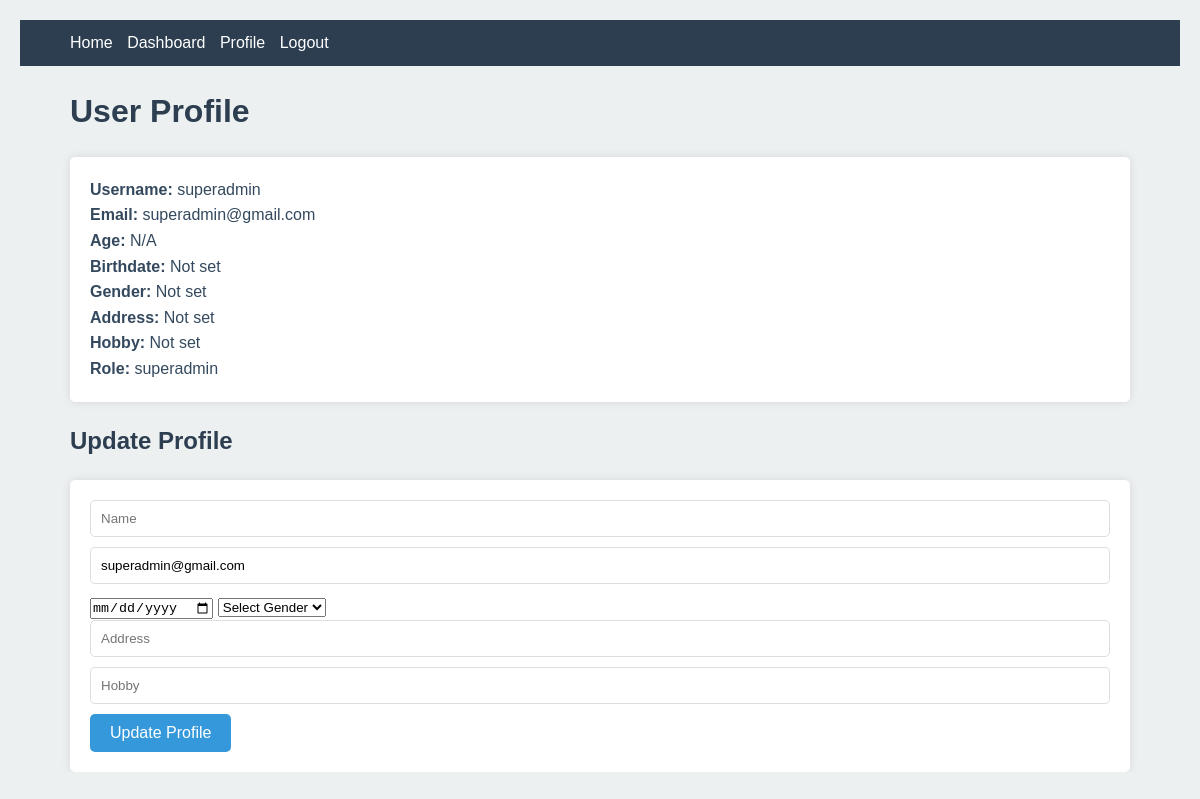
Page /user-profile.php (signed in) on the committed database.
### tables this page shows
CREATE TABLE `users` (
  `id` int(11) NOT NULL,
  `username` varchar(50) NOT NULL,
  `email` varchar(100) NOT NULL,
  `password` varchar(255) NOT NULL,
  `name` varchar(100) DEFAULT NULL,
  `role` enum('user','admin','student','instructor','superadmin') DEFAULT NULL,
  `birthdate` date DEFAULT NULL,
  `gender` varchar(10) DEFAULT NULL,
  `address` text DEFAULT NULL,
  `hobby` varchar(255) DEFAULT NULL
);

### controllers/AuthController.php (called while the page is built, shortened)
<?php
require_once 'config/database.php';
require_once 'models/User.php';
class AuthController {
    private $user;
    public function __construct() {
        global $pdo;
        $this->user = new User($pdo);
    }
    public function isLoggedIn() {
        return isset($_SESSION['user_id']);
    }
    public function getCurrentUser() {
        if ($this->isLoggedIn()) {
            return $this->user->getByUsername($_SESSION['username']);
        }
        return null;
    }
}
?>

### models/User.php (called while the page is built, shortened)
<?php
class User {
    private $pdo;
    public function __construct($pdo) {
        $this->pdo = $pdo;
    }
    public function getByUsername($username) {
        $stmt = $this->pdo->prepare("SELECT * FROM users WHERE username = :username LIMIT 1");
        $stmt->execute(['username' => $username]);
        return $stmt->fetch(PDO::FETCH_ASSOC);
    }
}
?>

### user-profile.php (the view, shortened to what this page needs)
<?php
require_once 'controllers/AuthController.php';
require_once 'models/User.php';
$auth = new AuthController();
$user = $auth->getCurrentUser();
$userModel = new User($pdo);
$age = $user['birthdate'] ? $userModel->calculateAge($user['birthdate']) : 'N/A';
?>
<!DOCTYPE html>
<html lang="en">
<head>
    <link rel="stylesheet" href="css/styles.css">
</head>
<body>
    <nav>
        <div class="container">
            <ul>
                <li><a href="index.php">Home</a></li>
                <li><a href="dashboard.php">Dashboard</a></li>
                <li><a href="user-profile.php">Profile</a></li>
                <li><a href="logout.php">Logout</a></li>
            </ul>
        </div>
    </nav>
    <div class="container">
        <h1>User Profile</h1>
        <div class="profile-info">
            <p><strong>Username:</strong> <?php echo htmlspecialchars($user['username']); ?></p>
            <p><strong>Email:</strong> <?php echo htmlspecialchars($user['email']); ?></p>
            <p><strong>Age:</strong> <?php echo $age; ?></p>
            <p><strong>Birthdate:</strong> <?php echo htmlspecialchars($user['birthdate'] ?? 'Not set'); ?></p>
            <p><strong>Gender:</strong> <?php echo htmlspecialchars($user['gender'] ?? 'Not set'); ?></p>
            <p><strong>Address:</strong> <?php echo htmlspecialchars($user['address'] ?? 'Not set'); ?></p>
            <p><strong>Hobby:</strong> <?php echo htmlspecialchars($user['hobby'] ?? 'Not set'); ?></p>
            <p><strong>Role:</strong> <?php echo htmlspecialchars($user['role']); ?></p>
        </div>
        <h2>Update Profile</h2>
        <form method="POST">
            <input type="text" name="name" value="<?php echo htmlspecialchars($user['name'] ?? ''); ?>" placeholder="Name" required>
            <input type="email" name="email" value="<?php echo htmlspecialchars($user['email']); ?>" placeholder="Email" required>
            <input type="date" name="birthdate" value="<?php echo htmlspecialchars($user['birthdate'] ?? ''); ?>" placeholder="Birthdate">
            <select name="gender">
                <option value="">Select Gender</option>
            </select>
            <input type="text" name="address" value="<?php echo htmlspecialchars($user['address'] ?? ''); ?>" placeholder="Address">
            <input type="text" name="hobby" value="<?php echo htmlspecialchars($user['hobby'] ?? ''); ?>" placeholder="Hobby">
            <button type="submit" class="btn">Update Profile</button>
        </form>
    </div>
</body>
</html>

### css/styles.css (style rules this page uses)
:root { --primary-color: #3498db; --secondary-color: #2c3e50; --background-color: #ecf0f1; --text-color: #34495e; --error-color: #e74c3c; --success-color: #2ecc71; }
* { box-sizing: border-box; margin: 0; padding: 0; }
body { font-family: 'Arial', sans-serif; line-height: 1.6; color: var(--text-color); background-color: var(--background-color); padding: 20px; }
.container { max-width: 1100px; margin: 0 auto; overflow: hidden; padding: 0 20px; }
h1, h2 { margin-bottom: 20px; color: var(--secondary-color); }
a { color: var(--primary-color); text-decoration: none; }
.btn { display: inline-block; padding: 10px 20px; background: var(--primary-color); color: #fff; border: none; cursor: pointer; font-size: 16px; border-radius: 5px; transition: background-color 0.3s ease; }
form { background: #fff; padding: 20px; border-radius: 5px; box-shadow: 0 0 10px rgba(0, 0, 0, 0.1); }
input[type="text"], input[type="email"], input[type="password"] { width: 100%; padding: 10px; margin-bottom: 10px; border: 1px solid #ddd; border-radius: 5px; }
nav { background: var(--secondary-color); color: #fff; padding: 10px 0; margin-bottom: 20px; }
nav ul { list-style-type: none; padding: 0; }
nav ul li { display: inline; margin-right: 10px; }
nav ul li a { color: #fff; }
.profile-info { background: #fff; padding: 20px; border-radius: 5px; box-shadow: 0 0 10px rgba(0, 0, 0, 0.1); margin-bottom: 20px; }

### rows in the picture
users: username "superadmin", email "superadmin@gmail.com", birthdate "N/A", birthdate "Not set", gender "Not set", address "Not set", hobby "Not set", role "superadmin"
